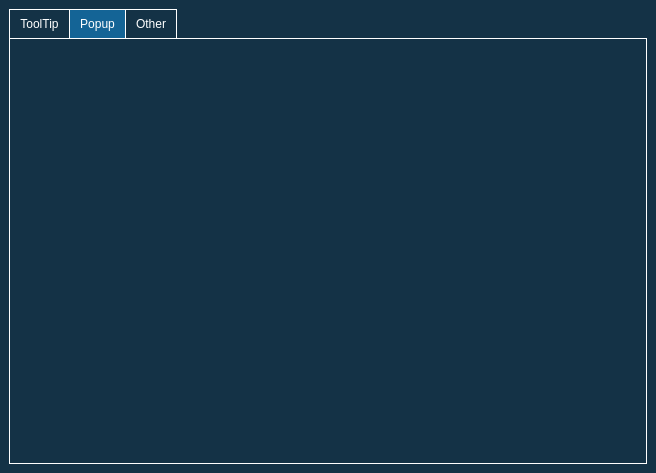
<?xml version="1.0" encoding="UTF-8"?>
<ui version="4.0">
 <class>MainWindow</class>
 <widget class="QMainWindow" name="MainWindow">
  <property name="geometry">
   <rect>
    <x>0</x>
    <y>0</y>
    <width>656</width>
    <height>473</height>
   </rect>
  </property>
  <property name="windowTitle">
   <string>Rectangle Component</string>
  </property>
  <property name="styleSheet">
   <string notr="true">QWidget,
	QLabel{
	color: white;
	background-color: rgb(20,50,70);
	font: 14px &quot;微软雅黑&quot;;
	/* border: 1px solid white; */
}

/*TabWidget*/
QTabWidget {
	/* 给tabwidget设置etAttribute(Qt::WA_StyledBackground) */
	border: 1px solid white;
	background-color: rgb(20,50,70);
}

QTabWidget::tab-bar {
	/* alignment: right; */
	/* tab 左边距 */
	/* left: 0px; */
	alignment: left;
	left: 0px;
}

/* tabWidget 主面板 */
QTabWidget::pane { 
	/* background-color:rgb(20,50,70); */
	border: 1px solid white;
} 

QTabBar {
	/* 只有有按钮的地方才是tabbar，空白处是tabwidget的 */
	background-color:white;
}

QTabBar::tab {/*页签*/
	min-height: 28px;
	padding: 0 10px;
	border: 0;
	margin: 1px 1px 0 0;
	background-color: rgb(20,50,70);
}

QTabBar::tab:first {
	margin-left: 1px;
}

/* one second ... last */
QTabBar::tab::last {
	margin-right: 1px;
}

QTabBar::tab:hover {
	color: cyan;
}

QTabBar::tab:selected {
	background-color: rgb(20, 100, 150);
}

QTabBar::tab:selected:hover {
}
/*选项过多时的。。。*/
QTabBar::tear {
}

QTabBar::scroller {
}</string>
  </property>
  <widget class="QWidget" name="centralwidget">
   <layout class="QVBoxLayout" name="verticalLayout">
    <item>
     <widget class="QTabWidget" name="tabWidget">
      <property name="currentIndex">
       <number>1</number>
      </property>
      <widget class="ToolTipDemo" name="tabToolTip">
       <attribute name="title">
        <string>ToolTip</string>
       </attribute>
      </widget>
      <widget class="PopupDemo" name="tabPopup">
       <attribute name="title">
        <string>Popup</string>
       </attribute>
      </widget>
      <widget class="QWidget" name="tabOther">
       <attribute name="title">
        <string>Other</string>
       </attribute>
      </widget>
     </widget>
    </item>
   </layout>
  </widget>
 </widget>
 <customwidgets>
  <customwidget>
   <class>ToolTipDemo</class>
   <extends>QWidget</extends>
   <header>ToolTipDemo.h</header>
   <container>1</container>
  </customwidget>
  <customwidget>
   <class>PopupDemo</class>
   <extends>QWidget</extends>
   <header>PopupDemo.h</header>
   <container>1</container>
  </customwidget>
 </customwidgets>
 <resources/>
 <connections/>
</ui>
